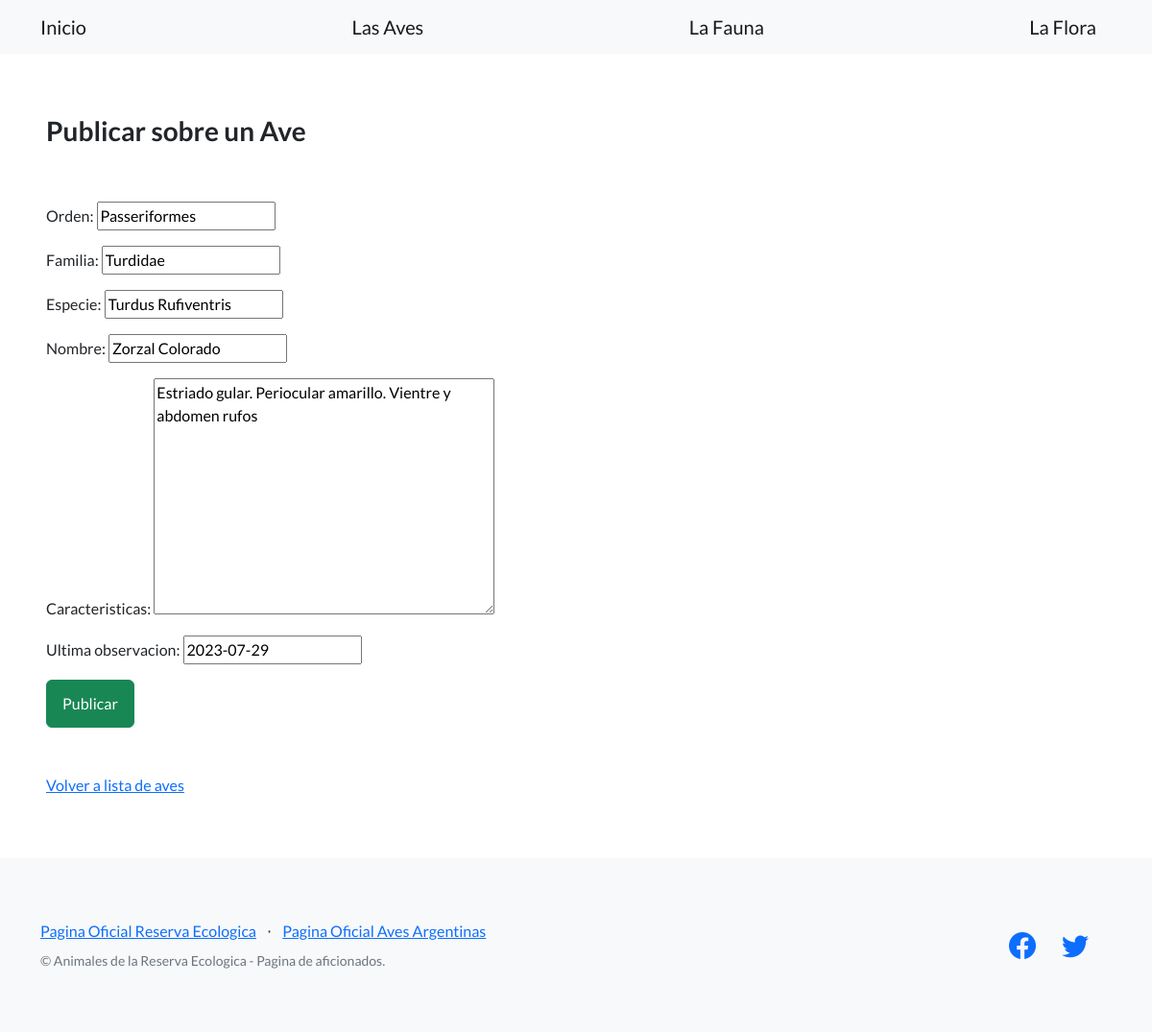
The page /animales/editar-aves/1/ on the database its author committed.
### aves_argentinas/models.py (models this page shows, shortened)
class Aves(models.Model):
    orden = models.CharField(max_length=200)
    familia = models.CharField(max_length=200)
    especie = models.CharField(max_length=200)
    nombre = models.CharField(max_length=200)
    caracteristicas = models.TextField()
    ultima_observacion = models.DateField()

### aves_argentinas/views.py (the view)
# urls.py: path('editar-aves/<int:id>/', editar_aves, name = "editar_aves"),
def editar_aves(request, id):
    ave = Aves.objects.get(id=id)
    if request.method == 'POST':
        formulario = AveFormulario(request.POST)
        if formulario.is_valid():
            data = formulario.cleaned_data
            ave.nombre = data['nombre']
            ave.orden = data['orden']
            ave.familia = data['familia']
            ave.especie = data['especie']
            ave.caracteristicas = data['caracteristicas']
            ave.ultima_observacion = data['ultima_observacion']
            ave.save()
            url_exitosa = reverse('lista_aves')
            return redirect(url_exitosa)
    else:
        inicial = { #le paso al form esta data inicial para que aparezcan los datos completados al ingresar a 'editar' y luego los puedo modificar
            'nombre' : ave.nombre,
            'orden' : ave.orden,
            'familia' : ave.familia,
            'especie' : ave.especie,
            'caracteristicas' : ave.caracteristicas,
            'ultima_observacion' : ave.ultima_observacion,
        }
        formulario = AveFormulario(initial=inicial)
        return render(
            request=request,
            template_name='aves_argentinas/formulario_aves.html',
            context={'formulario': formulario},
        )

### aves_argentinas/forms.py
class AveFormulario(forms.Form):
    orden = forms.CharField(required=True, max_length=200)
    familia = forms.CharField(required=True, max_length=200)
    especie = forms.CharField(required=True, max_length=200)
    nombre = forms.CharField(required=True, max_length=200)
    caracteristicas = forms.CharField(widget=forms.Textarea)
    ultima_observacion = forms.DateField()

### aves_argentinas/templates/aves_argentinas/formulario_aves.html (shortened to what this page needs)
{% extends 'base.html' %}
{% block contenido %}
<h3>Publicar sobre un Ave</h3>
<br></br>
<form method = 'post'>
    {{ formulario.as_p }}
    <input type="submit" class = "btn btn-success" value="Publicar" />
</form>
<br></br>
<a href="{% url 'lista_aves' %}">Volver a lista de aves</a>
{% endblock contenido %}

### rows shown on the page
Aves: orden "Passeriformes", familia "Turdidae", especie "Turdus Rufiventris", nombre "Zorzal Colorado", caracteristicas "Estriado gular. Periocular amarillo. Vientre y abdomen rufos", ultima_observacion "2023-07-29"
